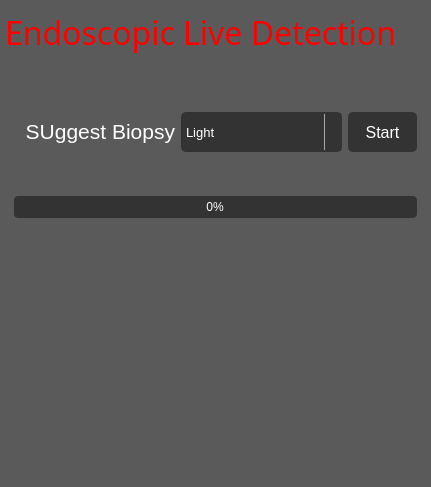
               <widget class="QWidget" name="page_bug">
                <property name="styleSheet">
                 <string notr="true">background:rgb(91,90,90);</string>
                </property>
                <layout class="QVBoxLayout" name="verticalLayout_7">
                 <property name="spacing">
                  <number>5</number>
                 </property>
                 <property name="leftMargin">
                  <number>5</number>
                 </property>
                 <property name="topMargin">
                  <number>5</number>
                 </property>
                 <property name="rightMargin">
                  <number>5</number>
                 </property>
                 <property name="bottomMargin">
                  <number>5</number>
                 </property>
                 <item>
                  <widget class="QLabel" name="lab_Bug">
                   <property name="minimumSize">
                    <size>
                     <width>0</width>
                     <height>55</height>
                    </size>
                   </property>
                   <property name="maximumSize">
                    <size>
                     <width>16777215</width>
                     <height>55</height>
                    </size>
                   </property>
                   <property name="font">
                    <font>
                     <family>Segoe UI Semilight</family>
                     <pointsize>24</pointsize>
                    </font>
                   </property>
                   <property name="styleSheet">
                    <string notr="true">color:rgb(255,255,255);</string>
                   </property>
                   <property name="text">
                    <string>&lt;html&gt;&lt;head/&gt;&lt;body&gt;&lt;p&gt;&lt;span style=&quot; color:#ff0000;&quot;&gt;Endoscopic Live Detection&lt;/span&gt;&lt;/p&gt;&lt;/body&gt;&lt;/html&gt;</string>
                   </property>
                  </widget>
                 </item>
                 <item>
                  <widget class="QFrame" name="frame_bug_main">
                   <property name="minimumSize">
                    <size>
                     <width>0</width>
                     <height>200</height>
                    </size>
                   </property>
                   <property name="maximumSize">
                    <size>
                     <width>16777215</width>
                     <height>200</height>
                    </size>
                   </property>
                   <property name="frameShape">
                    <enum>QFrame::NoFrame</enum>
                   </property>
                   <property name="frameShadow">
                    <enum>QFrame::Plain</enum>
                   </property>
                   <layout class="QGridLayout" name="gridLayout">
                    <item row="0" column="7">
                     <widget class="QPushButton" name="bn_bug_start">
                      <property name="minimumSize">
                       <size>
                        <width>69</width>
                        <height>40</height>
                       </size>
                      </property>
                      <property name="maximumSize">
                       <size>
                        <width>69</width>
                        <height>50</height>
                       </size>
                      </property>
                      <property name="font">
                       <font>
                        <family>Segoe UI</family>
                        <pointsize>12</pointsize>
                       </font>
                      </property>
                      <property name="styleSheet">
                       <string notr="true">QPushButton {
	border: 2px solid rgb(51,51,51);
	border-radius: 5px;	
	color:rgb(255,255,255);
	background-color: rgb(51,51,51);
}
QPushButton:hover {
	border: 2px solid rgb(0,143,150);
	background-color: rgb(0,143,150);
}
QPushButton:pressed {	
	border: 2px solid rgb(0,143,150);
	background-color: rgb(51,51,51);
}

QPushButton:disabled {	
	border-radius: 5px;	
	border: 2px solid rgb(112,112,112);
	background-color: rgb(112,112,112);
}</string>
                      </property>
                      <property name="text">
                       <string>Start</string>
                      </property>
                      <property name="checkable">
                       <bool>false</bool>
                      </property>
                      <property name="flat">
                       <bool>true</bool>
                      </property>
                     </widget>
                    </item>
                    <item row="2" column="5" colspan="3">
                     <widget class="QProgressBar" name="progressBar_bug">
                      <property name="enabled">
                       <bool>true</bool>
                      </property>
                      <property name="styleSheet">
                       <string notr="true">QProgressBar
{
	color:rgb(255,255,255);
	background-color :rgb(51,51,51);
	border : 2px;
	border-radius:4px;
}

QProgressBar::chunk{
	border : 2px;
	border-radius:4px;
	background-color:rgb(0,143,170);
}</string>
                      </property>
                      <property name="value">
                       <number>0</number>
                      </property>
                      <property name="alignment">
                       <set>Qt::AlignCenter</set>
                      </property>
                      <property name="textVisible">
                       <bool>true</bool>
                      </property>
                      <property name="orientation">
                       <enum>Qt::Horizontal</enum>
                      </property>
                      <property name="invertedAppearance">
                       <bool>false</bool>
                      </property>
                      <property name="textDirection">
                       <enum>QProgressBar::TopToBottom</enum>
                      </property>
                     </widget>
                    </item>
                    <item row="0" column="6">
                     <widget class="QComboBox" name="comboBox_bug">
                      <property name="minimumSize">
                       <size>
                        <width>0</width>
                        <height>40</height>
                       </size>
                      </property>
                      <property name="maximumSize">
                       <size>
                        <width>16777215</width>
                        <height>40</height>
                       </size>
                      </property>
                      <property name="font">
                       <font>
                        <family>Segoe UI</family>
                        <pointsize>10</pointsize>
                       </font>
                      </property>
                      <property name="styleSheet">
                       <string notr="true">QComboBox {
	border: 2px solid rgb(51,51,51);
	border-radius: 5px;	
	color:rgb(255,255,255);
	background-color: rgb(51,51,51);
}

QComboBox:hover {
	border: 2px solid rgb(0,143,170);
	border-radius: 5px;	
	color:rgb(255,255,255);
	background-color: rgb(0,143,170);
}

QComboBox:!editable, QComboBox::drop-down:editable {
	background: rgb(51,51,51);
}

QComboBox:!editable:on, QComboBox::drop-down:editable:on {
    background:rgb(51,51,51);
}

QComboBox:on { /* shift the text when the popup opens */
    padding-top: 3px;
    padding-left: 4px;
}

QComboBox::drop-down {
    subcontrol-origin: padding;
    subcontrol-position: top right;
    width: 15px;

    border-left-width: 1px;
    border-left-color: darkgray;
    border-left-style: solid; /* just a single line */
    border-top-right-radius: 5px; /* same radius as the QComboBox */
    border-bottom-right-radius: 5px;
}

QComboBox::down-arrow {
    image: url(icons/1x/arrow.png);
}

QComboBox::down-arrow:on { /* shift the arrow when popup is open */
    top: 1px;
    left: 1px;
}

QComboBox::drop-down {
    background:rgb(51,51,51);
}

</string>
                      </property>
                      <property name="sizeAdjustPolicy">
                       <enum>QComboBox::AdjustToContents</enum>
                      </property>
                      <property name="frame">
                       <bool>false</bool>
                      </property>
                      <property name="modelColumn">
                       <number>0</number>
                      </property>
                      <item>
                       <property name="text">
                        <string>Light</string>
                       </property>
                      </item>
                      <item>
                       <property name="text">
                        <string>Heavy</string>
                       </property>
                      </item>
                     </widget>
                    </item>
                    <item row="0" column="5">
                     <widget class="QLabel" name="lab_bug_action">
                      <property name="minimumSize">
                       <size>
                        <width>0</width>
                        <height>20</height>
                       </size>
                      </property>
                      <property name="maximumSize">
                       <size>
                        <width>16777215</width>
                        <height>40</height>
                       </size>
                      </property>
                      <property name="font">
                       <font>
                        <family>Segoe UI</family>
                        <pointsize>16</pointsize>
                       </font>
                      </property>
                      <property name="styleSheet">
                       <string notr="true">color:rgb(255,255,255);</string>
                      </property>
                      <property name="midLineWidth">
                       <number>0</number>
                      </property>
                      <property name="text">
                       <string>&lt;html&gt;&lt;head/&gt;&lt;body&gt;&lt;p&gt;&lt;span style=&quot; color:#ffffff;&quot;&gt;SUggest Biopsy&lt;/span&gt;&lt;/p&gt;&lt;/body&gt;&lt;/html&gt;</string>
                      </property>
                      <property name="alignment">
                       <set>Qt::AlignRight|Qt::AlignTrailing|Qt::AlignVCenter</set>
                      </property>
                     </widget>
                    </item>
                   </layout>
                  </widget>
                 </item>
                 <item>
                  <spacer name="horizontalSpacer">
                   <property name="orientation">
                    <enum>Qt::Horizontal</enum>
                   </property>
                   <property name="sizeHint" stdset="0">
                    <size>
                     <width>421</width>
                     <height>20</height>
                    </size>
                   </property>
                  </spacer>
                 </item>
                 <item>
                  <spacer name="verticalSpacer">
                   <property name="orientation">
                    <enum>Qt::Vertical</enum>
                   </property>
                   <property name="sizeHint" stdset="0">
                    <size>
                     <width>20</width>
                     <height>197</height>
                    </size>
                   </property>
                  </spacer>
                 </item>
                </layout>
               </widget>
